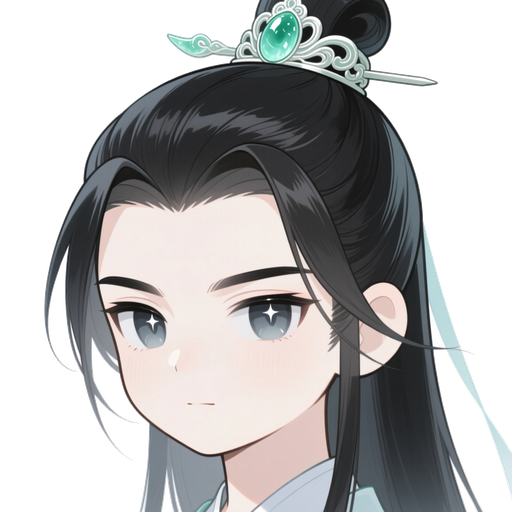
#> input picture assets/males/1.png, 512 x 512 px; its folder holds only this picture in this run
$ python remove_bg.py
#> lines starting #> are read from the running program, lines starting #| are printed output that depends on the picture; after the words box and inside, x2 and y2 are one past the last pixel; in counts of white or black regions, pixels touching at a corner belong together
from __future__ import annotations

from collections import deque
from pathlib import Path
from typing import Optional, Union

import numpy as np
from PIL import Image, ImageChops, ImageFilter
from tqdm import tqdm

PathLike = Union[str, Path]


def remove_white_background(
    source: PathLike | Image.Image,
    white_threshold: int = 240,
    output: Optional[PathLike] = None,
    show_progress: bool = False,
) -> Image.Image:
    """
    移除图像中与边缘相连的白色背景，保留前景对象内部的浅色区域。

    使用洪水填充算法，从图像四边开始，只标记与边缘相连的接近白色的像素为背景。
    这样可以避免错误擦除前景对象内部的浅色区域。

    Args:
        source: 输入图像路径或 PIL Image 对象
        white_threshold: 判定白色的阈值，RGB三通道都大于此值才视为白色 (0-255)
        output: 可选的输出路径
        show_progress: 是否显示洪水填充的进度条

    Returns:
        处理后的 RGBA 图像，背景为透明
    """
    if isinstance(source, (str, Path)):
        with Image.open(source) as loaded:
            image = loaded.convert("RGB")
    else:
        image = source.convert("RGB")

    width, height = image.size
    if width == 0 or height == 0:
        result = Image.new("RGBA", (width, height), (0, 0, 0, 0))
        if output is not None:
            result.save(output)
        return result

    # 转换为numpy数组进行处理
    img_array = np.array(image)

    # 创建背景掩码，False表示前景，True表示背景
    background_mask = np.zeros((height, width), dtype=bool)

    # 创建访问标记
    visited = np.zeros((height, width), dtype=bool)

    # 洪水填充队列
    queue = deque()

    # 判断像素是否接近白色
    def is_white(y, x):
        pixel = img_array[y, x]
        return pixel[0] >= white_threshold and pixel[1] >= white_threshold and pixel[2] >= white_threshold

    # 将图像四边的白色像素加入队列
    # 上边和下边
    for x in range(width):
        if is_white(0, x):
            queue.append((0, x))
            visited[0, x] = True
            background_mask[0, x] = True
        if is_white(height - 1, x):
            queue.append((height - 1, x))
            visited[height - 1, x] = True
            background_mask[height - 1, x] = True

    # 左边和右边（排除角落已处理的点）
    for y in range(1, height - 1):
        if is_white(y, 0):
            queue.append((y, 0))
            visited[y, 0] = True
            background_mask[y, 0] = True
        if is_white(y, width - 1):
            queue.append((y, width - 1))
            visited[y, width - 1] = True
            background_mask[y, width - 1] = True

    # 洪水填充：扩展所有与边缘相连的白色区域
    directions = [(0, 1), (1, 0), (0, -1), (-1, 0)]

    # 使用tqdm包装队列处理过程
    if show_progress:
        pbar = tqdm(total=len(queue), desc="Flood filling", unit="px")

    while queue:
        y, x = queue.popleft()

        # 检查四个方向的相邻像素
        for dy, dx in directions:
            ny, nx = y + dy, x + dx

            # 边界检查
            if 0 <= ny < height and 0 <= nx < width and not visited[ny, nx]:
                if is_white(ny, nx):
                    visited[ny, nx] = True
                    background_mask[ny, nx] = True
                    queue.append((ny, nx))
                    if show_progress:
                        pbar.total += 1

        if show_progress:
            pbar.update(1)

    if show_progress:
        pbar.close()

    # 创建RGBA图像
    result_array = np.zeros((height, width, 4), dtype=np.uint8)
    result_array[:, :, :3] = img_array  # 复制RGB通道
    result_array[:, :, 3] = np.where(background_mask, 0, 255)  # 设置Alpha通道

    result = Image.fromarray(result_array, mode="RGBA")

    if output is not None:
        result.save(output)

    return result


def crop_inner_region(
    source: PathLike | Image.Image,
    fraction: float = 1 / 16,
    output: Optional[PathLike] = None,
) -> Image.Image:
    """裁剪图像四边各 ``fraction`` 宽度/高度，默认各去除 1/16。"""

    if isinstance(source, (str, Path)):
        with Image.open(source) as loaded:
            image = loaded.convert("RGBA")
    else:
        image = source.copy()

    width, height = image.size
    if width == 0 or height == 0:
        return image

    fraction = max(0.0, min(fraction, 0.5))
    dx = int(round(width * fraction))
    dy = int(round(height * fraction))

    left = min(dx, width // 2)
    upper = min(dy, height // 2)
    right = max(width - dx, left)
    lower = max(height - dy, upper)

    cropped = image.crop((left, upper, right, lower))

    if output is not None:
        cropped.save(output)

    return cropped


def process(
    source: PathLike | Image.Image,
    *,
    crop_fraction: float = 1 / 16,
    white_threshold: int = 240,
    output: Optional[PathLike] = None,
    show_progress: bool = False,
    resize_to: Optional[tuple[int, int]] = (512, 512),
) -> Image.Image:
    """先裁边后去白底的组合处理函数。"""

    cropped = crop_inner_region(source, fraction=crop_fraction)
    cleaned = remove_white_background(
        cropped,
        white_threshold=white_threshold,
        show_progress=show_progress
    )

    # 压缩图片到指定尺寸
    if resize_to is not None:
        cleaned = cleaned.resize(resize_to, Image.Resampling.LANCZOS)

    if output is not None:
        cleaned.save(output)

    return cleaned


def process_all(
    input_dir: PathLike = "result",
    output_dir: PathLike = "processed",
    *,
    crop_fraction: float = 1 / 16,
    white_threshold: int = 240,
    show_progress: bool = True,
    show_detail_progress: bool = False,
    resize_to: Optional[tuple[int, int]] = (512, 512),
    rename_by_index: bool = True,
) -> list[Path]:
    """
    遍历目录内的图像文件，批量处理并保存到目标目录。

    Args:
        input_dir: 输入目录
        output_dir: 输出目录
        crop_fraction: 裁剪比例
        white_threshold: 白色阈值
        show_progress: 是否显示批处理进度条
        show_detail_progress: 是否显示每张图片的详细处理进度（洪水填充进度）
        resize_to: 调整图片尺寸，None表示不调整
        rename_by_index: 是否按索引重命名为 1.png, 2.png...
    """

    input_path = Path(input_dir)
    output_path = Path(output_dir)
    output_path.mkdir(parents=True, exist_ok=True)

    allowed_suffixes = {".png", ".jpg", ".jpeg", ".webp", ".bmp"}
    files = [
        path
        for path in sorted(input_path.iterdir())
        if path.is_file() and path.suffix.lower() in allowed_suffixes
    ]

    iterator = tqdm(files, desc="Processing images") if show_progress else files
    saved_files: list[Path] = []

    for file_path in iterator:
        target = output_path / file_path.name
        process(
            file_path,
            crop_fraction=crop_fraction,
            white_threshold=white_threshold,
            output=target,
            show_progress=show_detail_progress,
            resize_to=resize_to,
        )
        saved_files.append(target)

    # 根据索引重命名文件
    if rename_by_index and saved_files:
        renamed_files: list[Path] = []
        for index, old_path in enumerate(saved_files, start=1):
            new_name = f"{index}_avatar.png"
            new_path = output_path / new_name
            old_path.rename(new_path)
            renamed_files.append(new_path)
        return renamed_files

    return saved_files


# [55 lines left out: function process_all_sects, not called in this run]


if __name__ == "__main__":
    process_all(
        input_dir="tools/img_gen/tmp/males",
        output_dir="tools/img_gen/tmp/processed_males",
        crop_fraction=1 / 16,
    )
#> in crop_inner_region, loaded is the input picture: PIL image 512x512 RGBA; mean R, G, B, A 83.7, 83.1, 83.2, 154.4
#> in crop_inner_region, `cropped = image.crop((left, upper, right, lower))`:
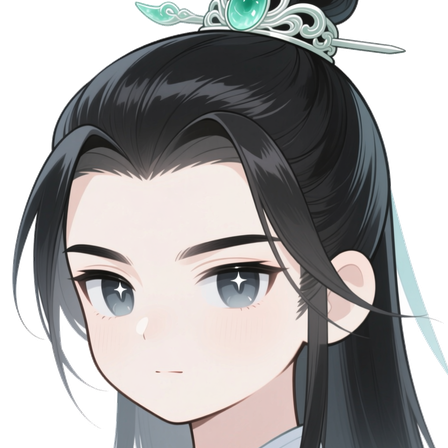
#> cropped: PIL image 448x448 RGBA; mean R, G, B, A 98.6, 97.2, 97, 182.3; transparent parts drawn white
#> in remove_white_background, `image = source.convert("RGB")`:
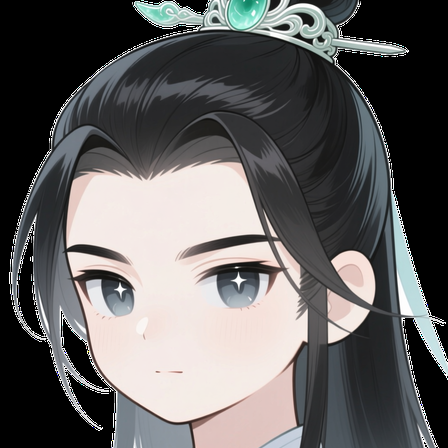
#> image: PIL image 448x448 RGB; mean R, G, B 98.6, 97.2, 97
#> after the loop in remove_white_background, `for x in range(width):`:
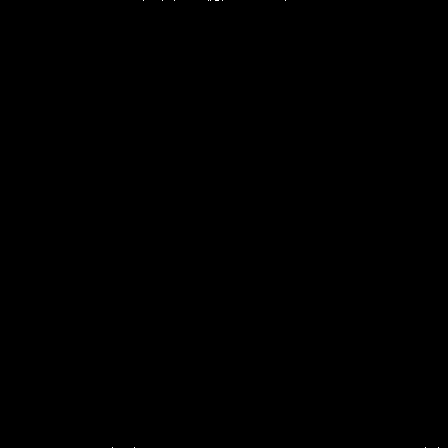
#> background_mask: shape (448, 448) bool; 0.01% white in thin lines or dots, all inside (x1, y1, x2, y2) = (112, 0, 439, 448)
#> after the loop in remove_white_background, `for y in range(1, height - 1):`: background_mask: shape (448, 448) bool; 0.01% white in thin lines or dots, all inside (x1, y1, x2, y2) = (112, 0, 448, 448)
#> in remove_white_background, `directions = [(0, 1), (1, 0), (0, -1), (-1, 0)]`: directions = [(0, 1), (1, 0), (0, -1), (-1, 0)]
#> the loop in remove_white_background, `while queue:` made 27 passes
#> (y, x) on passes 1 to 12: (447, 112), (447, 134), (0, 143), (0, 162), (0, 174), (0, 208), (0, 210), (0, 215), (0, 216), (0, 217), (0, 218), (0, 222)
#> in remove_white_background, `result_array = np.zeros((height, width, 4), dtype=np.uint8)`: result_array: shape (448, 448, 4); every value is 0
    process_all(
        input_dir="tools/img_gen/tmp/females",
        output_dir="tools/img_gen/tmp/processed_females",
        crop_fraction=1 / 16,
    )
#> (the run stopped early here; a loop or call above may not have finished)

$ run again, on assets/males/13.png
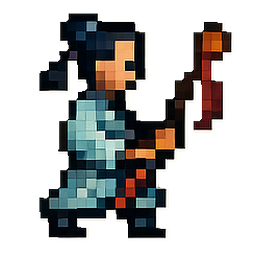
#> input picture assets/males/13.png, 256 x 256 px
#> in crop_inner_region, loaded is the input picture: PIL image 256x256 RGBA; mean R, G, B, A 178.3, 177.1, 171.7, 99.5
#> the loop in remove_white_background, `for x in range(width):` made 224 passes
#> the loop in remove_white_background, `for y in range(1, height - 1):` made 222 passes
#> after the loop in remove_white_background, `for y in range(1, height - 1):`:
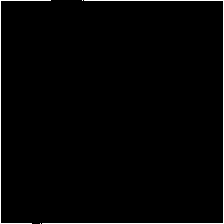
#> background_mask: shape (224, 224) bool; 1.7% white in thin lines or dots
#> the loop in remove_white_background, `while queue:` made 24681 passes
#> (y, x) on passes 4 to 6: (223, 1), (0, 2), (223, 2)
#> in process, `cleaned = cleaned.resize(resize_to, Image.Resampling.LANCZOS)`:
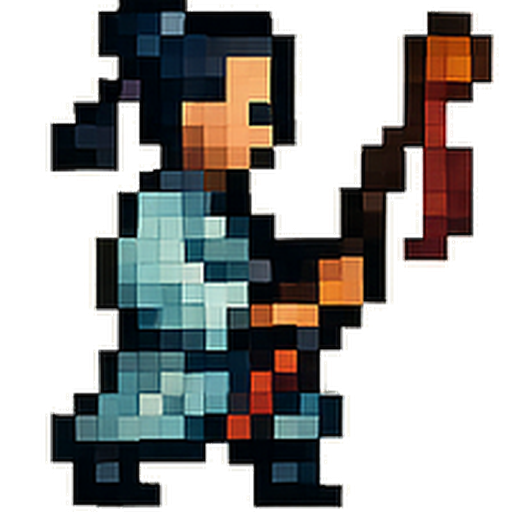
#> cleaned: PIL image 512x512 RGBA; mean R, G, B, A 48.1, 47.3, 45.1, 129.6; transparent parts drawn white

$ run again, on assets/males/15.png
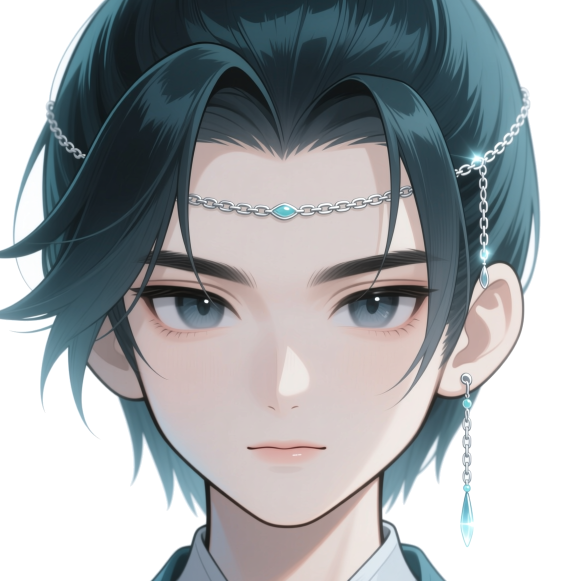
#> input picture assets/males/15.png, 1162 x 1162 px (shown at 1/2 size)
#> in crop_inner_region, loaded is the input picture: PIL image 1162x1162 RGBA; mean R, G, B, A 162.8, 166.9, 169.8, 182.9
#> after the loop in remove_white_background, `for y in range(1, height - 1):`:
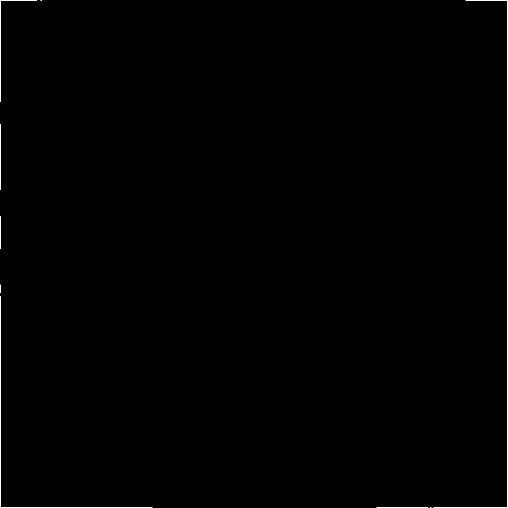
#> background_mask: shape (1016, 1016) bool (shown at 1/2 size); 0.25% white in thin lines or dots
#> the loop in remove_white_background, `while queue:` made 178951 passes
#> (y, x) on passes 4 to 6: (1015, 1), (0, 2), (1015, 2)
#> in process, `cleaned = cleaned.resize(resize_to, Image.Resampling.LANCZOS)`:
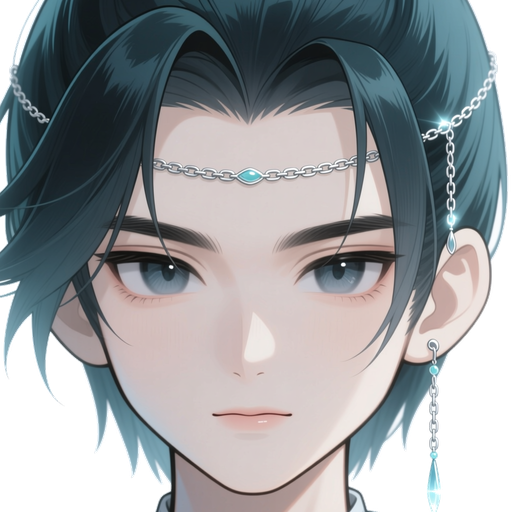
#> cleaned: PIL image 512x512 RGBA; mean R, G, B, A 109.9, 113.5, 116.4, 210.8; transparent parts drawn white

$ run again, on assets/males/10.png
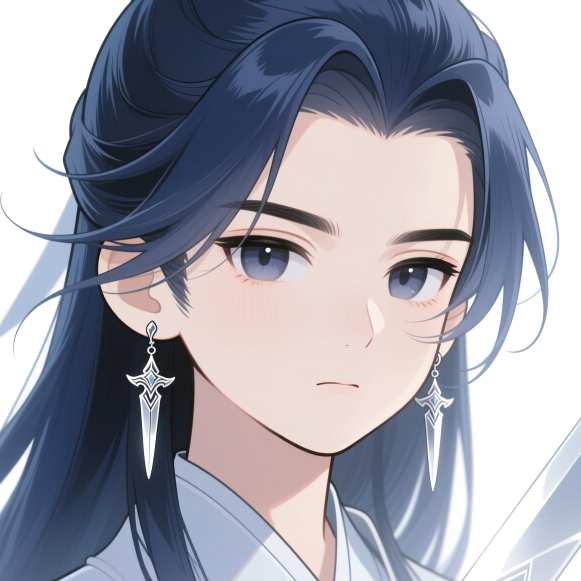
#> input picture assets/males/10.png, 1162 x 1162 px (shown at 1/2 size)
#> in crop_inner_region, loaded is the input picture: PIL image 1162x1162 RGBA; mean R, G, B, A 155.6, 156.5, 168.7, 208.5
#> the loop in remove_white_background, `for x in range(width):` made 1016 passes
#> after the loop in remove_white_background, `for y in range(1, height - 1):`:
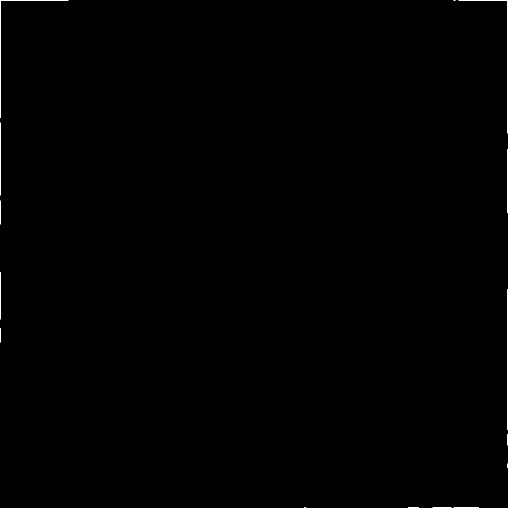
#> background_mask: shape (1016, 1016) bool (shown at 1/2 size); 0.16% white in thin lines or dots
#> in process, `cleaned = cleaned.resize(resize_to, Image.Resampling.LANCZOS)`:
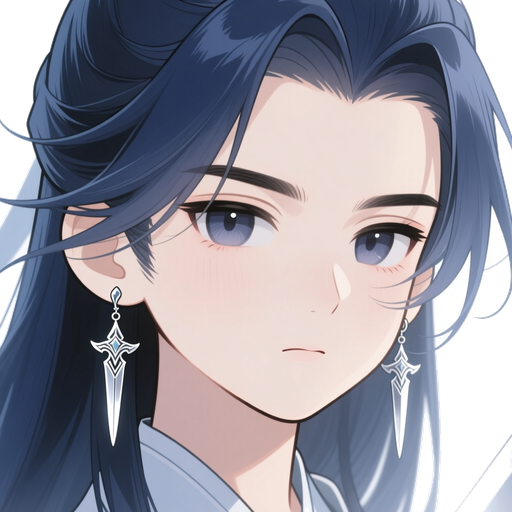
#> cleaned: PIL image 512x512 RGBA; mean R, G, B, A 121.6, 120.8, 132.8, 227.7; transparent parts drawn white
